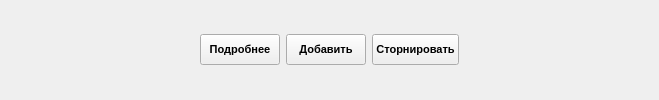
         <widget class="QStackedWidget" name="stackedWidget_ControlButtons">
          <property name="sizePolicy">
           <sizepolicy hsizetype="Expanding" vsizetype="Maximum">
            <horstretch>0</horstretch>
            <verstretch>0</verstretch>
           </sizepolicy>
          </property>
          <property name="currentIndex">
           <number>0</number>
          </property>
          <widget class="QWidget" name="page_ButtonsEditingInvoices">
           <layout class="QHBoxLayout" name="horizontalLayout">
            <property name="leftMargin">
             <number>0</number>
            </property>
            <property name="topMargin">
             <number>0</number>
            </property>
            <property name="rightMargin">
             <number>0</number>
            </property>
            <property name="bottomMargin">
             <number>0</number>
            </property>
            <item>
             <spacer name="horizontalSpacer_12">
              <property name="orientation">
               <enum>Qt::Horizontal</enum>
              </property>
              <property name="sizeHint" stdset="0">
               <size>
                <width>40</width>
                <height>20</height>
               </size>
              </property>
             </spacer>
            </item>
            <item>
             <spacer name="horizontalSpacer_16">
              <property name="orientation">
               <enum>Qt::Horizontal</enum>
              </property>
              <property name="sizeHint" stdset="0">
               <size>
                <width>40</width>
                <height>20</height>
               </size>
              </property>
             </spacer>
            </item>
            <item>
             <spacer name="horizontalSpacer_18">
              <property name="orientation">
               <enum>Qt::Horizontal</enum>
              </property>
              <property name="sizeHint" stdset="0">
               <size>
                <width>40</width>
                <height>20</height>
               </size>
              </property>
             </spacer>
            </item>
            <item>
             <spacer name="horizontalSpacer_22">
              <property name="orientation">
               <enum>Qt::Horizontal</enum>
              </property>
              <property name="sizeHint" stdset="0">
               <size>
                <width>40</width>
                <height>20</height>
               </size>
              </property>
             </spacer>
            </item>
            <item>
             <spacer name="horizontalSpacer_20">
              <property name="orientation">
               <enum>Qt::Horizontal</enum>
              </property>
              <property name="sizeHint" stdset="0">
               <size>
                <width>40</width>
                <height>20</height>
               </size>
              </property>
             </spacer>
            </item>
            <item>
             <widget class="QPushButton" name="pushButton_MoreAboutInvoice">
              <property name="minimumSize">
               <size>
                <width>0</width>
                <height>31</height>
               </size>
              </property>
              <property name="font">
               <font>
                <pointsize>8</pointsize>
                <weight>75</weight>
                <italic>false</italic>
                <bold>true</bold>
                <underline>false</underline>
               </font>
              </property>
              <property name="text">
               <string>Подробнее</string>
              </property>
             </widget>
            </item>
            <item>
             <widget class="QPushButton" name="pushButton_AddInvoice">
              <property name="minimumSize">
               <size>
                <width>0</width>
                <height>31</height>
               </size>
              </property>
              <property name="font">
               <font>
                <pointsize>8</pointsize>
                <weight>75</weight>
                <italic>false</italic>
                <bold>true</bold>
                <underline>false</underline>
               </font>
              </property>
              <property name="text">
               <string>Добавить</string>
              </property>
             </widget>
            </item>
            <item>
             <widget class="QPushButton" name="pushButton_StornInvoice">
              <property name="minimumSize">
               <size>
                <width>0</width>
                <height>31</height>
               </size>
              </property>
              <property name="font">
               <font>
                <pointsize>8</pointsize>
                <weight>75</weight>
                <italic>false</italic>
                <bold>true</bold>
                <underline>false</underline>
               </font>
              </property>
              <property name="text">
               <string>Сторнировать</string>
              </property>
             </widget>
            </item>
            <item>
             <spacer name="horizontalSpacer_21">
              <property name="orientation">
               <enum>Qt::Horizontal</enum>
              </property>
              <property name="sizeHint" stdset="0">
               <size>
                <width>40</width>
                <height>20</height>
               </size>
              </property>
             </spacer>
            </item>
            <item>
             <spacer name="horizontalSpacer_23">
              <property name="orientation">
               <enum>Qt::Horizontal</enum>
              </property>
              <property name="sizeHint" stdset="0">
               <size>
                <width>40</width>
                <height>20</height>
               </size>
              </property>
             </spacer>
            </item>
            <item>
             <spacer name="horizontalSpacer_19">
              <property name="orientation">
               <enum>Qt::Horizontal</enum>
              </property>
              <property name="sizeHint" stdset="0">
               <size>
                <width>40</width>
                <height>20</height>
               </size>
              </property>
             </spacer>
            </item>
            <item>
             <spacer name="horizontalSpacer_17">
              <property name="orientation">
               <enum>Qt::Horizontal</enum>
              </property>
              <property name="sizeHint" stdset="0">
               <size>
                <width>40</width>
                <height>20</height>
               </size>
              </property>
             </spacer>
            </item>
            <item>
             <spacer name="horizontalSpacer_15">
              <property name="orientation">
               <enum>Qt::Horizontal</enum>
              </property>
              <property name="sizeHint" stdset="0">
               <size>
                <width>40</width>
                <height>20</height>
               </size>
              </property>
             </spacer>
            </item>
           </layout>
          </widget>
          <widget class="QWidget" name="page_6"/>
         </widget>
